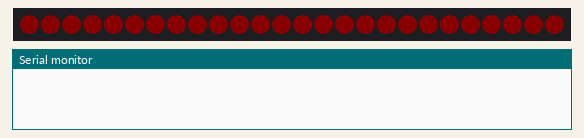
Recording of a sketch running on a simulated Arduino Uno, built with avr-gcc and run on an emulated ATmega328P. Shown: 26 RGB LEDs in strip order, left to right, the last lines printed to the serial monitor. Dim RGB values are drawn brighter than linear; the local clock reads 2024-03-15 10:24:30 at power-on unless the sketch sets it.

Above: at 0.1 s.
At 3.1 s:
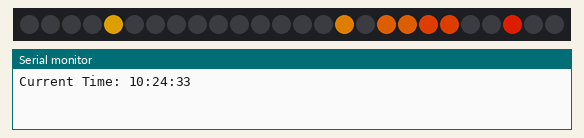
At 12.2 s:
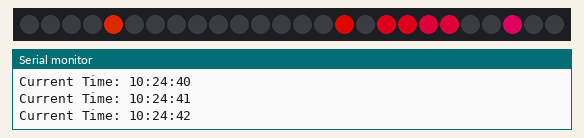
At 20.2 s:
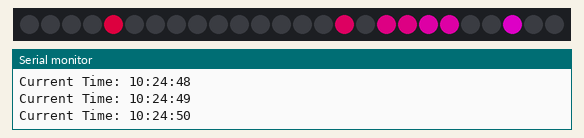
At 29.3 s:
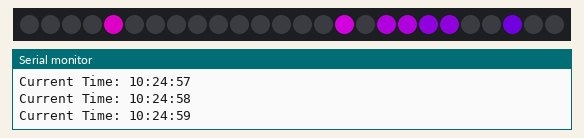
At 38.4 s:
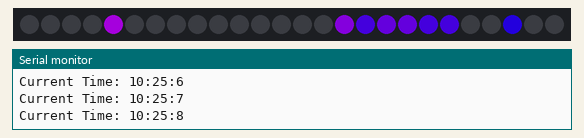

The sketch:

main.ino
```cpp
/*
   main.ino - Wordclock library

   This Arduino library is set to control a RGB  LED wordclock. The clock is defined to work in
   5-minute steps, time format is 0-12h. The clock uses a DS3231 RTC module for time measurement and
   the Adafruit WS2801 as LED controller.

   The library implements the following color modes:
    - Fixed color mode (defined by RGB value)
    - Rainbow Mode - All words in fixed color
    - Rainbow mode - Words in different colors
    - Rainbow mode Bounded - Color transition between different colors as bounds

   This library uses the HSV color space. For the conversion Robert Atkins' RGB Converter library is used.
   https://github.com/ratkins/RGBConverter

   The implementation uses the Adafruit WS2801 as wordclock pixels and the Adafruit_WS2801 Arduino library
   https://github.com/adafruit/Adafruit-WS2801-Library

   For RTC control, the RTClib is used.
   https://github.com/NeiroNx/RTCLib

   Big thanks to the creators of these libraries!

   Sandra Wilfling
   Github:
   Instructables:

*/

#include <avr/io.h>
#include "Wordclock.h"

Wordclock w_clock;

// Define clockface
struct clockface clock_words = {
  // Word       Number of pixels   Pixel addresses
   .w_o_clock = {   1,                   {0}    },
   .w_to =      {   1,                   {14}   },
   .w_past =    {   1,                   {15}   },
   .w_five =    {   1,                   {16}   },
   .w_minutes = {   2,                  {17,18} },
   .w_twenty =  {   2,                  {19,20} },
   .w_quarter = {   2,                  {21,22} },
   .w_itis =    {   1,                   {23}   },
   .w_ten =     {   1,                   {24}   },
   .w_half =    {   1,                   {25}   },
   // Hours
   .hours =
   {
                {   2,                  {1,2}   },  //TWELVE
                {   1,                   {13}   },  //ONE
                {   1,                   {12}   },  //TWO
                {   1,                   {9}    },  //THREE
                {   1,                   {10}   },  //FOUR
                {   1,                   {11}   },  //FIVE
                {   1,                   {8}    },  //SIX
                {   1,                   {7}    },  //SEVEN
                {   1,                   {6}    },  //EIGHT
                {   1,                   {3}    },  //NINE
                {   1,                   {4}    },  //TEN
                {   1,                   {5}    }   //ELEVEN
   }
};
void setup() {
  // Setup: Start Wordclock, selftest
  uint8_t dpin = 13;
  uint8_t cpin = 12;
  uint8_t num_pixels = 26;

  // Init wordclock
  w_clock.begin(num_pixels, cpin, dpin, clock_words);

  // Wordclock Selftests
  w_clock.setTestDelay(1000);
  w_clock.RGB_selftest();
  //w_clock.pixelTest();
  //w_clock.TimeTest();

  // Set mode
  w_clock.setUpdateDelay(1000);
  w_clock.setMode(Wordclock::MODE_RAINBOW_EACH_WORD_BOUNDED);
  // Set parameters
  w_clock.setNumberOfRainbowSteps(30);
  w_clock.setRainbowHueMin(Color::HUE_BLUE);
  w_clock.setRainbowHueMax(Color::HUE_GREEN);
}

void loop() {

  // Update Wordclock
  w_clock.updateWordClock();
}
```

RGBConverter.cpp
```cpp
/*
 * RGBConverter.h - Arduino library for converting between RGB, HSV and HSL
 *
 * Ported from the Javascript at http://mjijackson.com/2008/02/rgb-to-hsl-and-rgb-to-hsv-color-model-conversion-algorithms-in-javascript
 * The hard work was Michael's, all the bugs are mine.
 *
 * Robert Atkins, December 2010 (ratkins_at_fastmail_dot_fm).
 *
 * https://github.com/ratkins/RGBConverter
 *
 */
#include "RGBConverter.h"

/**
 * Converts an RGB color value to HSL. Conversion formula
 * adapted from http://en.wikipedia.org/wiki/HSL_color_space.
 * Assumes r, g, and b are contained in the set [0, 255] and
 * returns h, s, and l in the set [0, 1].
 *
 * @param   Number  r       The red color value
 * @param   Number  g       The green color value
 * @param   Number  b       The blue color value
 * @return  Array           The HSL representation
 */
void RGBConverter::rgbToHsl(byte r, byte g, byte b, double hsl[]) {
    double rd = (double) r/255;
    double gd = (double) g/255;
    double bd = (double) b/255;
    double max = threeway_max(rd, gd, bd);
    double min = threeway_min(rd, gd, bd);
    double h, s, l = (max + min) / 2;

    if (max == min) {
        h = s = 0; // achromatic
    } else {
        double d = max - min;
        s = l > 0.5 ? d / (2 - max - min) : d / (max + min);
        if (max == rd) {
            h = (gd - bd) / d + (gd < bd ? 6 : 0);
        } else if (max == gd) {
            h = (bd - rd) / d + 2;
        } else if (max == bd) {
            h = (rd - gd) / d + 4;
        }
        h /= 6;
    }
    hsl[0] = h;
    hsl[1] = s;
    hsl[2] = l;
}

/**
 * Converts an HSL color value to RGB. Conversion formula
 * adapted from http://en.wikipedia.org/wiki/HSL_color_space.
 * Assumes h, s, and l are contained in the set [0, 1] and
 * returns r, g, and b in the set [0, 255].
 *
 * @param   Number  h       The hue
 * @param   Number  s       The saturation
 * @param   Number  l       The lightness
 * @return  Array           The RGB representation
 */
void RGBConverter::hslToRgb(double h, double s, double l, byte rgb[]) {
    double r, g, b;

    if (s == 0) {
        r = g = b = l; // achromatic
    } else {
        double q = l < 0.5 ? l * (1 + s) : l + s - l * s;
        double p = 2 * l - q;
        r = RGBConverter::hue2rgb(p, q, h + 1/3.0);
        g = RGBConverter::hue2rgb(p, q, h);
        b = RGBConverter::hue2rgb(p, q, h - 1/3.0);
    }

    rgb[0] = r * 255;
    rgb[1] = g * 255;
    rgb[2] = b * 255;
}

/**
 * Converts an RGB color value to HSV. Conversion formula
 * adapted from http://en.wikipedia.org/wiki/HSV_color_space.
 * Assumes r, g, and b are contained in the set [0, 255] and
 * returns h, s, and v in the set [0, 1].
 *
 * @param   Number  r       The red color value
 * @param   Number  g       The green color value
 * @param   Number  b       The blue color value
 * @return  Array           The HSV representation
 */
void RGBConverter::rgbToHsv(byte r, byte g, byte b, double hsv[]) {
    double rd = (double) r/255;
    double gd = (double) g/255;
    double bd = (double) b/255;
    double max = threeway_max(rd, gd, bd), min = threeway_min(rd, gd, bd);
    double h, s, v = max;

    double d = max - min;
    s = max == 0 ? 0 : d / max;

    if (max == min) {
        h = 0; // achromatic
    } else {
        if (max == rd) {
            h = (gd - bd) / d + (gd < bd ? 6 : 0);
        } else if (max == gd) {
            h = (bd - rd) / d + 2;
        } else if (max == bd) {
            h = (rd - gd) / d + 4;
        }
        h /= 6;
    }

    hsv[0] = h;
    hsv[1] = s;
    hsv[2] = v;
}

/**
 * Converts an HSV color value to RGB. Conversion formula
 * adapted from http://en.wikipedia.org/wiki/HSV_color_space.
 * Assumes h, s, and v are contained in the set [0, 1] and
 * returns r, g, and b in the set [0, 255].
 *
 * @param   Number  h       The hue
 * @param   Number  s       The saturation
 * @param   Number  v       The value
 * @return  Array           The RGB representation
 */
void RGBConverter::hsvToRgb(double h, double s, double v, byte rgb[]) {
    double r, g, b;

    int i = int(h * 6);
    double f = h * 6 - i;
    double p = v * (1 - s);
    double q = v * (1 - f * s);
    double t = v * (1 - (1 - f) * s);

    switch(i % 6){
        case 0: r = v, g = t, b = p; break;
        case 1: r = q, g = v, b = p; break;
        case 2: r = p, g = v, b = t; break;
        case 3: r = p, g = q, b = v; break;
        case 4: r = t, g = p, b = v; break;
        case 5: r = v, g = p, b = q; break;
    }

    rgb[0] = r * 255;
    rgb[1] = g * 255;
    rgb[2] = b * 255;
}

double RGBConverter::threeway_max(double a, double b, double c) {
    return max(a, max(b, c));
}

double RGBConverter::threeway_min(double a, double b, double c) {
    return min(a, min(b, c));
}

double RGBConverter::hue2rgb(double p, double q, double t) {
    if(t < 0) t += 1;
    if(t > 1) t -= 1;
    if(t < 1/6.0) return p + (q - p) * 6 * t;
    if(t < 1/2.0) return q;
    if(t < 2/3.0) return p + (q - p) * (2/3.0 - t) * 6;
    return p;
}
```

RGBConverter.h
```cpp
/*
 * RGBConverter.h - Arduino library for converting between RGB, HSV and HSL
 *
 * Ported from the Javascript at http://mjijackson.com/2008/02/rgb-to-hsl-and-rgb-to-hsv-color-model-conversion-algorithms-in-javascript
 * The hard work was Michael's, all the bugs are mine.
 *
 * Robert Atkins, December 2010 (ratkins_at_fastmail_dot_fm).
 *
 * https://github.com/ratkins/RGBConverter
 *
 */
#ifndef RGBConverter_h
#define RGBConverter_h

#if (ARDUINO >= 100)
 #include <Arduino.h>
#else
 #include <Arduino.h>
#endif

class RGBConverter {

public:
    /**
     * Converts an RGB color value to HSL. Conversion formula
     * adapted from http://en.wikipedia.org/wiki/HSL_color_space.
     * Assumes r, g, and b are contained in the set [0, 255] and
     * returns h, s, and l in the set [0, 1].
     *
     * @param   byte    r       The red color value
     * @param   byte    g       The green color value
     * @param   byte    b       The blue color value
     * @param   double  hsl[]   The HSL representation
     */
    void rgbToHsl(byte r, byte g, byte b, double hsl[]);

    /**
     * Converts an HSL color value to RGB. Conversion formula
     * adapted from http://en.wikipedia.org/wiki/HSL_color_space.
     * Assumes h, s, and l are contained in the set [0, 1] and
     * returns r, g, and b in the set [0, 255].
     *
     * @param   double  h       The hue
     * @param   double  s       The saturation
     * @param   double  l       The lightness
     * @return  byte    rgb[]   The RGB representation
     */
    void hslToRgb(double h, double s, double l, byte rgb[]);

    /**
     * Converts an RGB color value to HSV. Conversion formula
     * adapted from http://en.wikipedia.org/wiki/HSV_color_space.
     * Assumes r, g, and b are contained in the set [0, 255] and
     * returns h, s, and v in the set [0, 1].
     *
     * @param   byte  r       The red color value
     * @param   byte  g       The green color value
     * @param   byte  b       The blue color value
     * @return  double hsv[]  The HSV representation
     */
    void rgbToHsv(byte r, byte g, byte b, double hsv[]);

    /**
     * Converts an HSV color value to RGB. Conversion formula
     * adapted from http://en.wikipedia.org/wiki/HSV_color_space.
     * Assumes h, s, and v are contained in the set [0, 1] and
     * returns r, g, and b in the set [0, 255].
     *
     * @param   double  h       The hue
     * @param   double  s       The saturation
     * @param   double  v       The value
     * @return  byte    rgb[]   The RGB representation
     */
    void hsvToRgb(double h, double s, double v, byte rgb[]);

private:
    double threeway_max(double a, double b, double c);
    double threeway_min(double a, double b, double c);
    double hue2rgb(double p, double q, double t);
};

#endif
```

RTCWrapper.cpp
```cpp
/*
   RTCWrpapper.cpp - Wordclock library

   This Arduino library is set to control a RGB  LED wordclock. The clock is defined to work in
   5-minute steps, time format is 0-12h. The clock uses a DS3231 RTC module for time measurement and
   the Adafruit WS2801 as LED controller.

   The library implements the following color modes:
    - Fixed color mode (defined by RGB value)
    - Rainbow Mode - All words in fixed color
    - Rainbow mode - Words in different colors
    - Rainbow mode Bounded - Color transition between different colors as bounds

   This library uses the HSV color space. For the conversion Robert Atkins' RGB Converter library is used.
   https://github.com/ratkins/RGBConverter

   The implementation uses the Adafruit WS2801 as wordclock pixels and the Adafruit_WS2801 Arduino library
   https://github.com/adafruit/Adafruit-WS2801-Library

   For RTC control, the RTClib is used.
   https://github.com/NeiroNx/RTCLib

   Big thanks to the creators of these libraries!

   Sandra Wilfling
   Github:
   Instructables:

*/
#include "RTCWrapper.h"

/*
 * Helper function: Print time through serial
 * @param curtime: DateTime struct cotaining current time
 */
void RTCWrapper::print_time(DateTime& curtime)
{
#ifdef DEBUG_SERIAL
    Serial.print("Current Time: ");
    Serial.print(curtime.hour());
    Serial.print(":");
    Serial.print(curtime.minute());
    Serial.print(":");
    Serial.println(curtime.second());
#endif
}

/*
 * Helper function: Print time through serial
 * @param now: DateTime struct cotaining current time
 */
void RTCWrapper::print_time()
{
#ifdef DEBUG_SERIAL
    DateTime curtime = rtc.now();
    Serial.print("Current Time: ");
    Serial.print(curtime.hour());
    Serial.print(":");
    Serial.print(curtime.minute());
    Serial.print(":");
    Serial.println(curtime.second());
#endif
}

/*
 * Helper function: Setup DS3231
 * Call this in setup ()
 * Adjust this function to include different RTC modules
 */
void RTCWrapper::begin()
{

#ifdef DEBUG_SERIAL
  Serial.begin(9600);
#endif
  // Setup: Start DS3231
  rtc.begin();
  // Optional - Set clock to compile time - Only use this when in connection with Arduino
  if (!rtc.isrunning()) {

#ifdef DEBUG_SERIAL
    Serial.println("RTC is NOT running!");
#endif
    setCurrentTime();
  }
}

/*
*  Helper function: Set current time of RTC to sketch compile time.
*/
void RTCWrapper::setCurrentTime()
{
  rtc.adjust(DateTime(__DATE__, __TIME__));
#ifdef DEBUG_SERIAL
  Serial.print("Compile time: ");
  Serial.println(F(__TIME__));
#endif
}
```

RTCWrapper.h
```cpp
/*
   RTCWrapper - Wordclock library

   This Arduino library is set to control a RGB  LED wordclock. The clock is defined to work in
   5-minute steps, time format is 0-12h. The clock uses a DS3231 RTC module for time measurement and
   the Adafruit WS2801 as LED controller.

   The library implements the following color modes:
    - Fixed color mode (defined by RGB value)
    - Rainbow Mode - All words in fixed color
    - Rainbow mode - Words in different colors
    - Rainbow mode Bounded - Color transition between different colors as bounds

   This library uses the HSV color space. For the conversion Robert Atkins' RGB Converter library is used.
   https://github.com/ratkins/RGBConverter

   The implementation uses the Adafruit WS2801 as wordclock pixels and the Adafruit_WS2801 Arduino library
   https://github.com/adafruit/Adafruit-WS2801-Library

   For RTC control, the RTClib is used.
   https://github.com/NeiroNx/RTCLib

   Big thanks to the creators of these libraries!

   Sandra Wilfling
   Github:
   Instructables:

*/

#ifndef H_RTCWRAPPER_H
#define H_RTCWRAPPER_H

#include <RTClib.h>


// Comment this line to suppress debug output
#define DEBUG_SERIAL

/************************ Data structure definitions ***********************************/

/* This class is a wrapper for the RTC used in the wordclock. If neccessary, adjust
 *  functions here to use different RTC modules.
 */

class RTCWrapper
{
  private:
    DS3231 rtc;
  public:

    /* Helper function: Return current time   */
    DateTime now() { return rtc.now(); }

    /*
    * Helper function: Setup DS3231
    * Call this in setup ()
    * Adjust this function to include different RTC modules
    */
    void begin();

    /*
    * Helper function: Print time through serial
    * @param now: DateTime struct cotaining current time
    */
    void print_time();

    /*
    * Helper function: Print time through serial
    * @param curtime: DateTime struct cotaining current time
    */
    void print_time(DateTime& curtime);

    /*
    *  Helper function: Set current time of RTC to sketch compile time.
    */
    void setCurrentTime();
};


#endif
```

Source omitted: Wordclock.cpp (14167 bytes), Wordclock.h (11121 bytes)
